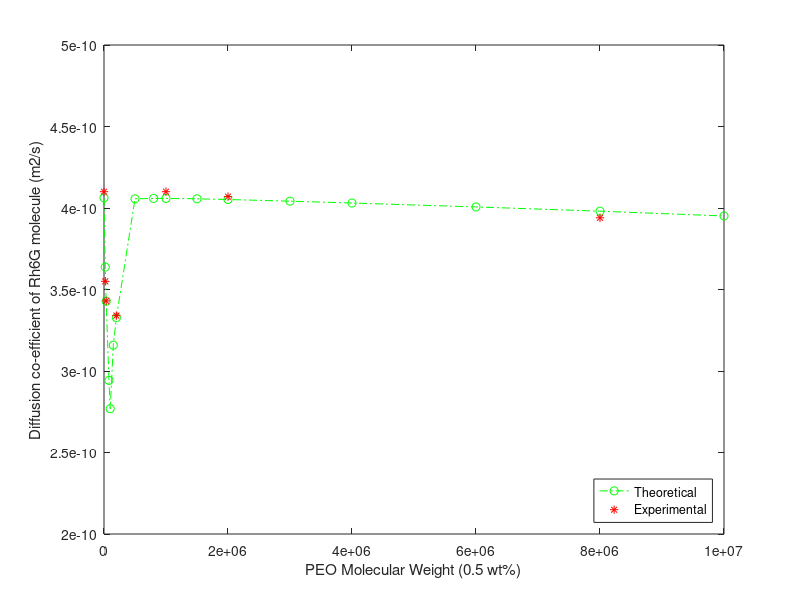
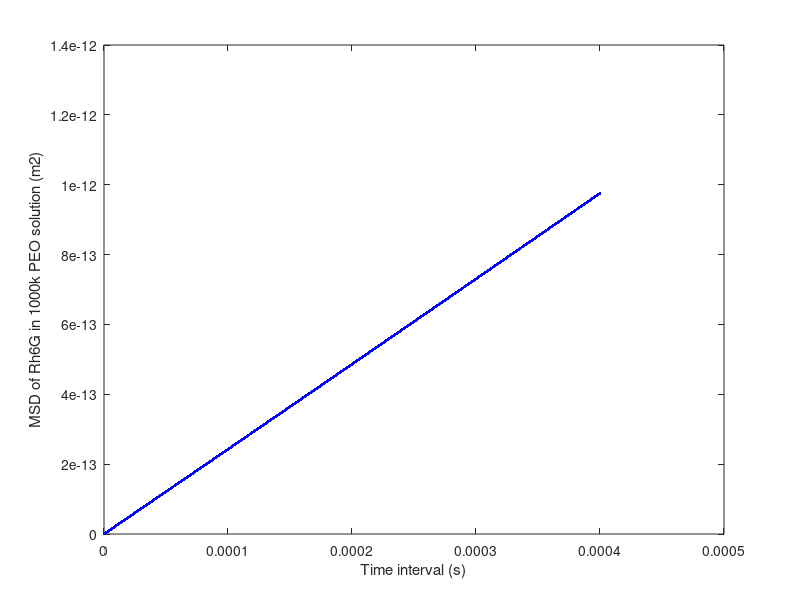

Write the MATLAB code that produced these figures, in order.
%% Enter the constants of the small molecule, other molecular and system properties:%%
amolecule= 0.585 *10^(-9); % Rhodamine 6G dye molecule size from experimental measurements
Ka = 2300;
KD=1/Ka;
eta0 =9.15*10^(-4); %(Pa-s; Viscosity at RT i.e. ~24C)
x0 = 1.*10^(-9);
KB = 1.38*10^(-23);
R=8.314;
T= 297;
aMW = 479*10^(-3);
NA = 6.023*10^23;
m = aMW/NA;
C0=1;
kh = 1/x0 * KB*T*log(C0/KD);

%% Define polymer concentrations, molecular weights and other properties: %%
GN0 = 1.58*10^6;
M0 = 44;
C = 0.5; % polymer wt%
C_pol = 0.5/100;
nu =0.588;
b=7.2*10^(-10);
pol_den=1.1*1000;
alpha = 0.49;
Vbar=0.84*10^(-4);
Ne=4/5*pol_den*R*T/(M0/1000)/GN0;
Me=Ne*M0;
MW = [20E3 35E3 80E3 100E3 150E3 200E3 500E3 800E3 1000E3 1500E3 2000E3 3000E3 4000E3 6000E3 8000E3 10000E3];
N = MW/M0;
Rg = 0.02* MW.^0.58*10^(-9); %in m
Ccrit=MW./(4/3*22/7*Rg.^3*NA)/1000/1000*100; % wt% or g/ml % MW(transition) =  (0.5*4/3*22/7*10^6/100*6.023*10^23*0.02^3*10^(-27))^(-1/0.74) = 2.51E5 => in ln scale MW = 12.43
a1=0.7;
a2=1.5;
points=length(MW);


%% Estimation of friction factor of PEO using Vogel-Fulcher equation: %%
N100=100*1000/44; %For MW = 100K
l=0.58*10^(-9);
Wl4_inf=28.36; %nm4/ns
Wl4=Wl4_inf * exp(-1090/(T-155));
W=Wl4*(10^(-9))^4/(10^(-9))/l^4;
Zeta_N=3*KB*T/(l^2*W);
Zeta_Ne=Zeta_N*N100^3/Ne^3.4;
segmental_gamma = Zeta_Ne;

%% Estimation of D_x in concentration regimes based on critical concentration for each MW:%%
for i = 1:points
    
%%Estimation common to all concentration regimes:%%       
conc_ratio(i)=C/Ccrit(i);
C_Crit_ratio(i)=C_pol/Ccrit(i);
Xicorr(i)=Rg(i)*(conc_ratio(i))^(nu/(1-3*nu));
gamma_micro(i)= exp(a2*(2*amolecule/Xicorr(i))^a1)*eta0;
gamma_macro(i)= exp(a2*(Rg(i)/Xicorr(i))^a1)*eta0;
CN_star(i) = N(i)^(-4/5)/ Vbar;
b_statseg(i)=(6/N(i))^0.5*Rg(i);
Dx_DI = KB*T/(6* pi* eta0* amolecule);


%%Dilute region (C_pol<C_crit):%%
if i<= 4

Rt(i)= 0.65*Rg(i); % Assume this to be Rh (hydrodynamic radius)
Rg_to_Xicorr(i) = Rg(i)/Xicorr(i);
phi_theoretical(i)= (C_pol*NA/MW(i))*4/3*22/7*(Rt(i))^3*10^6;
eta_theoretical(i) = eta0 * (1+2.5*phi_theoretical(i)+6.2*phi_theoretical(i)^2);
gamma_theoretical(i) = 6* pi* eta_theoretical(i)* amolecule;
Dx_hardsphere(i)= KB*T/gamma_theoretical(i);
Dx(i) = Dx_hardsphere(i);

end

%%Transition region (C_pol~C_crit):%%
if (i == 5) || (i == 6)

Rg_to_Xicorr(i) = Rg(i)/Xicorr(i);
phi_theoretical(i)=900*(MW(i))^(-0.77); 
eta_theoretical(i) = eta0 * (1+2.5*phi_theoretical(i)+6.2*phi_theoretical(i)^2);
gamma_theoretical(i) = 6* pi* eta_theoretical(i)* amolecule;
Dx_hardsphere(i)= KB*T/gamma_theoretical(i);
Dx(i) = Dx_hardsphere(i);

end

%%Semi dilute region (C_pol>C_crit):%%
if i > 6
    
Rg_to_Xicorr(i) = Rg(i)/Xicorr(i);
phi_theoretical(i)= (1/N(i)*(gamma_macro(i)/eta0 - 1))^(3*nu-1); %This is particularly true for semidilute unentangled regime
GNphi(i)=GN0*phi_theoretical(i)^(3*nu/(3*nu-1));
eta_theoretical(i) = eta0 * (1+2.5*phi_theoretical(i)+6.2*phi_theoretical(i)^2);
gamma_theoretical(i) = 6* pi* eta_theoretical(i)* amolecule;
Dx_hardsphere(i)= KB*T/gamma_theoretical(i);
atube_theoretical(i) = (4/5* pol_den*R*T*phi_theoretical(i)/GNphi(i)/(M0*10^(-3))*b_statseg(i)^2)^0.5; 
Zeta_Ne(i) = segmental_gamma;
time = 0.4 * 10^(-3);
Dx(i) = Dx_hardsphere(i) + 1/8*(kh/Zeta_Ne(i)/x0*atube_theoretical(i))^2*time ;


%% Calculation of approximate MSD profile with reptation correction in case of 0.5% PEO MW = 1000K %%
   if i == 9
ah = 1.4 * 10^(-10);
zeta0 = 6*22/7* eta0 * ah;
tau_s(i) = (b)^2 * zeta0  / (3 * (22/7)^2 * KB * T); % segmental relaxation time

deltime=10^(-9); % Time interval of simulation
time=0.02/1000; 
time0=time;

    for j = 1 : 0.4*10^6
    
MSD(j)= 6*(Dx_hardsphere(i) + 1/8*(kh/Zeta_Ne(i)/x0*atube_theoretical(i))^2*time + 1/2 *(b_statseg(i))^2 * Ne^0.5 * (tau_s(i))^(-0.25) * time^(-0.75) )*time ; % MSD with Reptation correction

MSD0=MSD(1);
delMSD_rept(j) = MSD(j)- MSD0;
time = time + deltime;
t_actual(j)=time;
delMSD_rept_time(j) =  t_actual(j) - time0;

    end

  end

end

end

%% Data plotting of selected parameters %%
Dx_exp = 10^(-10) * [4.10 3.55 3.43 3.34 4.10 4.07 3.94];
MW_exp = [0 MW(1) MW(2) MW(6) MW(9) MW(11) MW(15)];

%Collecting MW and Dx in all 3 regions (i.e. dilute, transition and semidilute)%
Dx_theoretical = [Dx_DI Dx(1) Dx(2) Dx(3) Dx(4) Dx(5) Dx(6) Dx(7) Dx(8) Dx(9) Dx(10) Dx(11) Dx(12) Dx(13) Dx(14) Dx(15) Dx(16)];
MW_log = [0 20E3 35E3 80E3 100E3 150E3 200E3 500E3 800E3 1000E3 1500E3 2000E3 3000E3 4000E3 6000E3 8000E3 10000E3];


%Collecting MW, atube and Dx in semidilute entangled region%
MW_overlap = [500E3 800E3 1000E3 1500E3 2000E3 3000E3 4000E3 6000E3 8000E3 10000E3];
atube_theoretical_overlap=[atube_theoretical(7) atube_theoretical(8) atube_theoretical(9) atube_theoretical(10) atube_theoretical(11) atube_theoretical(12) atube_theoretical(13) atube_theoretical(14) atube_theoretical(15) atube_theoretical(16) ]
Dx_theoretical_overlap = [ Dx(7) Dx(8) Dx(9) Dx(10) Dx(11) Dx(12) Dx(13) Dx(14) Dx(15) Dx(16)];

%Plotting graphs of collected parameters%
figure
ylim([2*10^(-10) 4*10^(-10)])
plot(MW_log,Dx_theoretical,'g-.o', MW_exp, Dx_exp,'r *')
xlabel('PEO Molecular Weight (0.5 wt%)')
ylabel('Diffusion co-efficient of Rh6G molecule (m2/s)')
legend('Theoretical','Experimental','Location','southeast')

figure
plot(delMSD_rept_time,delMSD_rept,'b  .')
xlabel('Time interval (s)')
ylabel('MSD of Rh6G in 1000k PEO solution (m2)')
